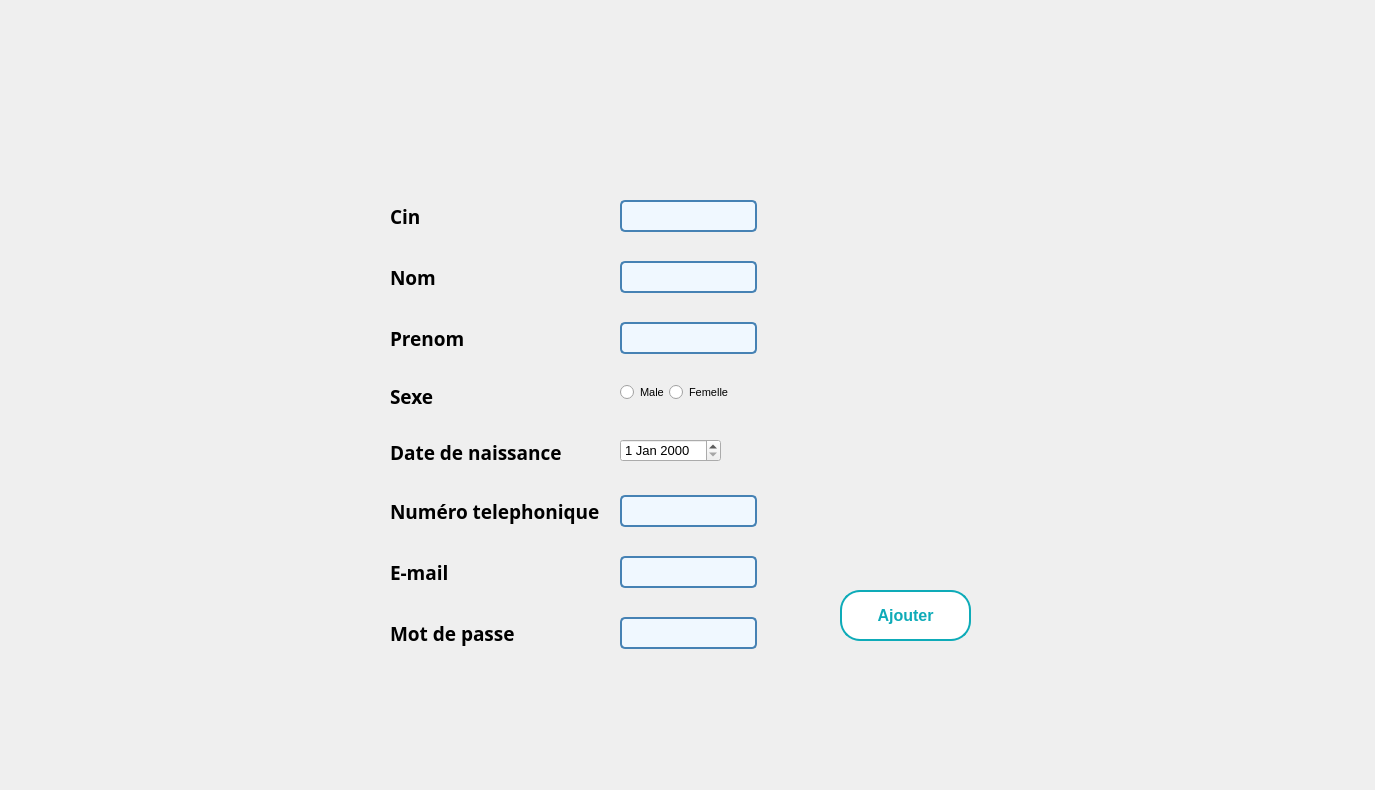
      <widget class="QWidget" name="tab_14">
       <attribute name="title">
        <string>Ajouter</string>
       </attribute>
       <widget class="QLabel" name="label_23">
        <property name="geometry">
         <rect>
          <x>0</x>
          <y>0</y>
          <width>1366</width>
          <height>781</height>
         </rect>
        </property>
        <property name="minimumSize">
         <size>
          <width>1366</width>
          <height>768</height>
         </size>
        </property>
        <property name="text">
         <string/>
        </property>
        <property name="pixmap">
         <pixmap resource="gestion_abonnement/image/image.qrc">:/background_3.png</pixmap>
        </property>
        <property name="scaledContents">
         <bool>true</bool>
        </property>
       </widget>
       <widget class="QWidget" name="formLayoutWidget_12">
        <property name="geometry">
         <rect>
          <x>390</x>
          <y>200</y>
          <width>381</width>
          <height>451</height>
         </rect>
        </property>
        <layout class="QFormLayout" name="formLayout_14">
         <property name="sizeConstraint">
          <enum>QLayout::SetDefaultConstraint</enum>
         </property>
         <property name="fieldGrowthPolicy">
          <enum>QFormLayout::FieldsStayAtSizeHint</enum>
         </property>
         <property name="rowWrapPolicy">
          <enum>QFormLayout::WrapLongRows</enum>
         </property>
         <property name="labelAlignment">
          <set>Qt::AlignLeading|Qt::AlignLeft|Qt::AlignVCenter</set>
         </property>
         <property name="formAlignment">
          <set>Qt::AlignLeading|Qt::AlignLeft|Qt::AlignTop</set>
         </property>
         <property name="horizontalSpacing">
          <number>20</number>
         </property>
         <property name="verticalSpacing">
          <number>29</number>
         </property>
         <property name="leftMargin">
          <number>0</number>
         </property>
         <property name="topMargin">
          <number>0</number>
         </property>
         <item row="0" column="0">
          <widget class="QLabel" name="cINLabel_17">
           <property name="font">
            <font>
             <family>Bell MT</family>
             <pointsize>14</pointsize>
             <weight>75</weight>
             <bold>true</bold>
            </font>
           </property>
           <property name="text">
            <string>Cin</string>
           </property>
          </widget>
         </item>
         <item row="0" column="1">
          <widget class="QLineEdit" name="mem_cin">
           <property name="enabled">
            <bool>true</bool>
           </property>
           <property name="styleSheet">
            <string notr="true">/* Style général du formulaire */
QLineEdit {
    border: 2px solid #4682B4; /* Bordure bleue */
    border-radius: 5px; /* Coins arrondis */
    padding: 5px; /* Espace intérieur */
    font-size: 14px; /* Taille de la police */
    font-family: &quot;Arial&quot;, sans-serif; /* Police de caractère */
    color: #4682B4; /* Couleur du texte */
    background-color: #F0F8FF; /* Couleur de fond */
}

/* Style lorsque le champ de formulaire est en focus */
QLineEdit:focus {
    border-color: #1E90FF; /* Bordure bleu clair en focus */
}

/* Style pour les champs désactivés */
QLineEdit:disabled {
    color: #808080; /* Texte gris pour les champs désactivés */
    background-color: #F5F5F5; /* Fond gris clair pour les champs désactivés */
}
</string>
           </property>
          </widget>
         </item>
         <item row="1" column="0">
          <widget class="QLabel" name="nomLabel_14">
           <property name="font">
            <font>
             <family>Bell MT</family>
             <pointsize>14</pointsize>
             <weight>75</weight>
             <bold>true</bold>
            </font>
           </property>
           <property name="text">
            <string>Nom</string>
           </property>
          </widget>
         </item>
         <item row="1" column="1">
          <widget class="QLineEdit" name="mem_nom">
           <property name="font">
            <font>
             <family>Arial</family>
             <pointsize>-1</pointsize>
            </font>
           </property>
           <property name="styleSheet">
            <string notr="true">/* Style général du formulaire */
QLineEdit {
    border: 2px solid #4682B4; /* Bordure bleue */
    border-radius: 5px; /* Coins arrondis */
    padding: 5px; /* Espace intérieur */
    font-size: 14px; /* Taille de la police */
    font-family: &quot;Arial&quot;, sans-serif; /* Police de caractère */
    color: #4682B4; /* Couleur du texte */
    background-color: #F0F8FF; /* Couleur de fond */
}

/* Style lorsque le champ de formulaire est en focus */
QLineEdit:focus {
    border-color: #1E90FF; /* Bordure bleu clair en focus */
}

/* Style pour les champs désactivés */
QLineEdit:disabled {
    color: #808080; /* Texte gris pour les champs désactivés */
    background-color: #F5F5F5; /* Fond gris clair pour les champs désactivés */
}
</string>
           </property>
          </widget>
         </item>
         <item row="2" column="0">
          <widget class="QLabel" name="prenomLabel_8">
           <property name="font">
            <font>
             <family>Bell MT</family>
             <pointsize>14</pointsize>
             <weight>75</weight>
             <bold>true</bold>
            </font>
           </property>
           <property name="text">
            <string>Prenom</string>
           </property>
          </widget>
         </item>
         <item row="2" column="1">
          <widget class="QLineEdit" name="mem_prenom">
           <property name="styleSheet">
            <string notr="true">/* Style général du formulaire */
QLineEdit {
    border: 2px solid #4682B4; /* Bordure bleue */
    border-radius: 5px; /* Coins arrondis */
    padding: 5px; /* Espace intérieur */
    font-size: 14px; /* Taille de la police */
    font-family: &quot;Arial&quot;, sans-serif; /* Police de caractère */
    color: #4682B4; /* Couleur du texte */
    background-color: #F0F8FF; /* Couleur de fond */
}

/* Style lorsque le champ de formulaire est en focus */
QLineEdit:focus {
    border-color: #1E90FF; /* Bordure bleu clair en focus */
}

/* Style pour les champs désactivés */
QLineEdit:disabled {
    color: #808080; /* Texte gris pour les champs désactivés */
    background-color: #F5F5F5; /* Fond gris clair pour les champs désactivés */
}
</string>
           </property>
          </widget>
         </item>
         <item row="3" column="0">
          <widget class="QLabel" name="sexeLabel_7">
           <property name="font">
            <font>
             <family>Bell MT</family>
             <pointsize>14</pointsize>
             <weight>75</weight>
             <bold>true</bold>
            </font>
           </property>
           <property name="text">
            <string>Sexe</string>
           </property>
          </widget>
         </item>
         <item row="3" column="1">
          <layout class="QHBoxLayout" name="horizontalLayout_10">
           <item>
            <widget class="QRadioButton" name="mem_male">
             <property name="font">
              <font>
               <pointsize>8</pointsize>
              </font>
             </property>
             <property name="text">
              <string>Male</string>
             </property>
            </widget>
           </item>
           <item>
            <widget class="QRadioButton" name="mem_femelle">
             <property name="font">
              <font>
               <pointsize>8</pointsize>
              </font>
             </property>
             <property name="styleSheet">
              <string notr="true">/* Style du QCheckBox */
QCheckBox {
    spacing: 5px; /* Espacement entre la case à cocher et le texte */
}

QCheckBox::indicator {
    width: 20px; /* Largeur de la case à cocher */
    height: 20px; /* Hauteur de la case à cocher */
}

QCheckBox::indicator:unchecked {
    image: url(unchecked.png); /* Image pour la case non cochée */
}

QCheckBox::indicator:checked {
    image: url(checked.png); /* Image pour la case cochée */
}</string>
             </property>
             <property name="text">
              <string>Femelle</string>
             </property>
            </widget>
           </item>
          </layout>
         </item>
         <item row="4" column="0">
          <widget class="QLabel" name="dateDeNaissanceLabel_12">
           <property name="font">
            <font>
             <family>Bell MT</family>
             <pointsize>14</pointsize>
             <weight>75</weight>
             <bold>true</bold>
            </font>
           </property>
           <property name="text">
            <string>Date de naissance </string>
           </property>
          </widget>
         </item>
         <item row="4" column="1">
          <widget class="QDateEdit" name="mem_date">
           <property name="font">
            <font>
             <pointsize>10</pointsize>
            </font>
           </property>
           <property name="styleSheet">
            <string notr="true">QLineEdit {
                border: 2px solid #3498db; /* Bordure bleue */
                border-radius: 5px;
                padding: 8px;
                font-size: 14px;
                color: #333333; /* Couleur du texte */
            }

            QLineEdit:focus {
                border-color: #2980b9; /* Bordure bleue foncée lorsqu'en focus */
            }</string>
           </property>
          </widget>
         </item>
         <item row="5" column="0">
          <widget class="QLabel" name="posteLabel_7">
           <property name="font">
            <font>
             <family>Bell MT</family>
             <pointsize>14</pointsize>
             <weight>75</weight>
             <bold>true</bold>
            </font>
           </property>
           <property name="text">
            <string>Numéro telephonique</string>
           </property>
          </widget>
         </item>
         <item row="5" column="1">
          <widget class="QLineEdit" name="mem_tel">
           <property name="styleSheet">
            <string notr="true">/* Style général du formulaire */
QLineEdit {
    border: 2px solid #4682B4; /* Bordure bleue */
    border-radius: 5px; /* Coins arrondis */
    padding: 5px; /* Espace intérieur */
    font-size: 14px; /* Taille de la police */
    font-family: &quot;Arial&quot;, sans-serif; /* Police de caractère */
    color: #4682B4; /* Couleur du texte */
    background-color: #F0F8FF; /* Couleur de fond */
}

/* Style lorsque le champ de formulaire est en focus */
QLineEdit:focus {
    border-color: #1E90FF; /* Bordure bleu clair en focus */
}

/* Style pour les champs désactivés */
QLineEdit:disabled {
    color: #808080; /* Texte gris pour les champs désactivés */
    background-color: #F5F5F5; /* Fond gris clair pour les champs désactivés */
}
</string>
           </property>
          </widget>
         </item>
         <item row="6" column="0">
          <widget class="QLabel" name="cINLabel_18">
           <property name="font">
            <font>
             <family>Bell MT</family>
             <pointsize>14</pointsize>
             <weight>75</weight>
             <bold>true</bold>
            </font>
           </property>
           <property name="text">
            <string>E-mail</string>
           </property>
          </widget>
         </item>
         <item row="6" column="1">
          <widget class="QLineEdit" name="mem_email">
           <property name="enabled">
            <bool>true</bool>
           </property>
           <property name="styleSheet">
            <string notr="true">/* Style général du formulaire */
QLineEdit {
    border: 2px solid #4682B4; /* Bordure bleue */
    border-radius: 5px; /* Coins arrondis */
    padding: 5px; /* Espace intérieur */
    font-size: 14px; /* Taille de la police */
    font-family: &quot;Arial&quot;, sans-serif; /* Police de caractère */
    color: #4682B4; /* Couleur du texte */
    background-color: #F0F8FF; /* Couleur de fond */
}

/* Style lorsque le champ de formulaire est en focus */
QLineEdit:focus {
    border-color: #1E90FF; /* Bordure bleu clair en focus */
}

/* Style pour les champs désactivés */
QLineEdit:disabled {
    color: #808080; /* Texte gris pour les champs désactivés */
    background-color: #F5F5F5; /* Fond gris clair pour les champs désactivés */
}
</string>
           </property>
          </widget>
         </item>
         <item row="7" column="0">
          <widget class="QLabel" name="cINLabel_20">
           <property name="font">
            <font>
             <family>Bell MT</family>
             <pointsize>14</pointsize>
             <weight>75</weight>
             <bold>true</bold>
            </font>
           </property>
           <property name="text">
            <string>Mot de passe</string>
           </property>
          </widget>
         </item>
         <item row="7" column="1">
          <widget class="QLineEdit" name="mem_mdp">
           <property name="enabled">
            <bool>true</bool>
           </property>
           <property name="styleSheet">
            <string notr="true">/* Style général du formulaire */
QLineEdit {
    border: 2px solid #4682B4; /* Bordure bleue */
    border-radius: 5px; /* Coins arrondis */
    padding: 5px; /* Espace intérieur */
    font-size: 14px; /* Taille de la police */
    font-family: &quot;Arial&quot;, sans-serif; /* Police de caractère */
    color: #4682B4; /* Couleur du texte */
    background-color: #F0F8FF; /* Couleur de fond */
}

/* Style lorsque le champ de formulaire est en focus */
QLineEdit:focus {
    border-color: #1E90FF; /* Bordure bleu clair en focus */
}

/* Style pour les champs désactivés */
QLineEdit:disabled {
    color: #808080; /* Texte gris pour les champs désactivés */
    background-color: #F5F5F5; /* Fond gris clair pour les champs désactivés */
}
</string>
           </property>
          </widget>
         </item>
        </layout>
       </widget>
       <widget class="QPushButton" name="Retour_7">
        <property name="enabled">
         <bool>true</bool>
        </property>
        <property name="geometry">
         <rect>
          <x>840</x>
          <y>590</y>
          <width>131</width>
          <height>51</height>
         </rect>
        </property>
        <property name="font">
         <font>
          <family>Arial</family>
          <pointsize>12</pointsize>
          <weight>75</weight>
          <bold>true</bold>
         </font>
        </property>
        <property name="autoFillBackground">
         <bool>false</bool>
        </property>
        <property name="styleSheet">
         <string notr="true">/* Styles généraux du bouton */
QPushButton {
    background-color: #ffffff; /* Bleu clair pour représenter l'eau */
    border: 2px solid #0EABB8; /* Bordure bleue */
    color: #0EABB8; /* Texte blanc */
    padding: 10px ; /* Espacement intérieur */

    font-weight: bold; /* Police en gras */
    border-radius: 20px; /* Bordure arrondie */
    outline: none; /* Supprime la bordure de focus */
  
    overflow: hidden; /* Cache le contenu débordant */
    transition: background-color 0.3s, color 0.3s; /* Transition des couleurs */
}

/* Style au survol du bouton */
QPushButton:hover {
    background-color: #0EABB8; /* Fond devient blanc */
    color: #ffffff; /* Texte devient bleu clair */
}

/* Style au clic du bouton */
QPushButton:pressed {
    background-color: #0EABB8; /* Bleu foncé lors du clic */
    color: #f8f8f8; /* Texte blanc lors du clic */
}

/* Animation pour le pseudo-élément :after */
QPushButton::after {
    content: ''; /* Contenu vide */
    position: absolute; /* Position absolue */
    width: 100%; /* Largeur à 100% */
    height: 100%; /* Hauteur à 100% */
    background-color: rgba(255, 255, 255, 0.3); /* Fond semi-transparent */
    top: 50%; /* Positionnement au centre vertical */
    left: 50%; /* Positionnement au centre horizontal */
    border-radius: 50%; /* Bordure arrondie */
    transform: translate(-50%, -50%) scale(0); /* Réduit l'échelle à 0 */
    transition: transform 0.5s ease; /* Transition de l'échelle */
}

/* Animation au survol du bouton */
QPushButton:hover::after {
    transform: translate(-50%, -50%) scale(2); /* Augmente l'échelle à 2 */
}
</string>
        </property>
        <property name="text">
         <string>Ajouter</string>
        </property>
        <property name="autoDefault">
         <bool>true</bool>
        </property>
       </widget>
       <widget class="QLabel" name="zone_image_modifier_2">
        <property name="geometry">
         <rect>
          <x>830</x>
          <y>300</y>
          <width>211</width>
          <height>201</height>
         </rect>
        </property>
        <property name="text">
         <string/>
        </property>
        <property name="pixmap">
         <pixmap resource="gestion_abonnement/image/image.qrc">:/pngwing.com.png</pixmap>
        </property>
        <property name="scaledContents">
         <bool>true</bool>
        </property>
       </widget>
      </widget>
